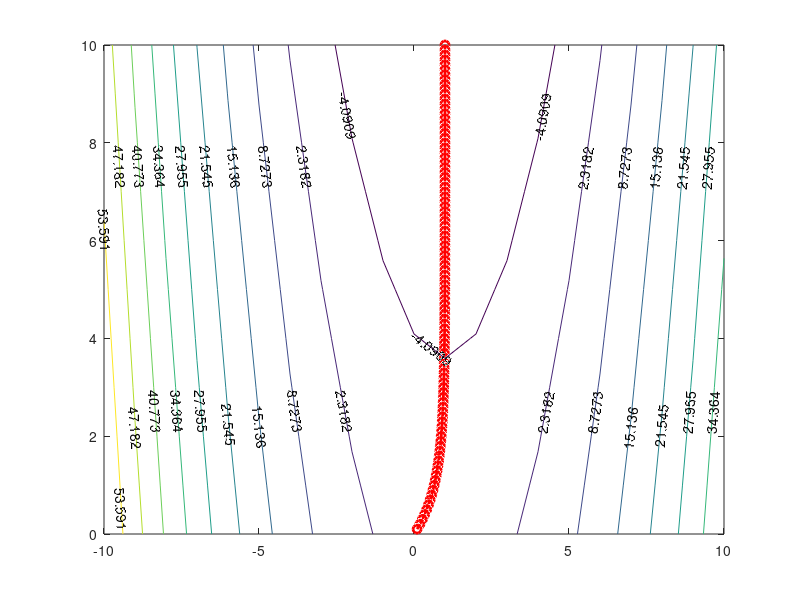
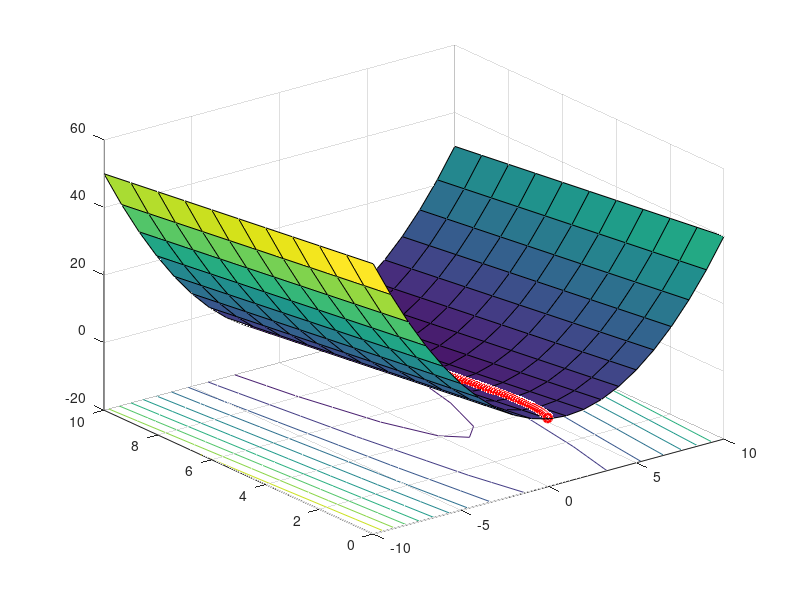

Write the MATLAB code that produced these figures, in order.
clear all, clc

% parameters
x=[0 0]'; % Initial guess
A=[1 0; 0 0.1^15]; b=[1 1]';
epsilon=0.1; % Learning rate
max_iter=100;
precision=0.001;
% function phi
phi=@(x) 1/2*x'*A*x-x'*b;
grad_phi=@(x) A*x-b;
fvals=[];
% Gradient descent method
x_new=x;
x_old=x_new;
for i=1:max_iter
    x_new=x_old-epsilon.*grad_phi(x_old);
    iter=i;
    if (norm(grad_phi(x_new))<=precision)
        break
    end
    x_old=x_new;
    xvals(iter,:)=x_new;
    fvals(iter)=phi(x_new);
end
xvals
fvals

% Graph
s=-10:10; t=0:10;
[X,Y]=meshgrid(s,t);
Z=X.^2/2+0.1^15*Y.^2/2-X-Y;
figure(1)
contour(X,Y,Z,'ShowText','on')
hold on
plot3(xvals(:,1),xvals(:,2),fvals,'r-o','LineWidth',2)

figure(2)
plot3(xvals(:,1),xvals(:,2),fvals,'r-o','LineWidth',2)
grid on
hold on
surfc(X,Y,Z)